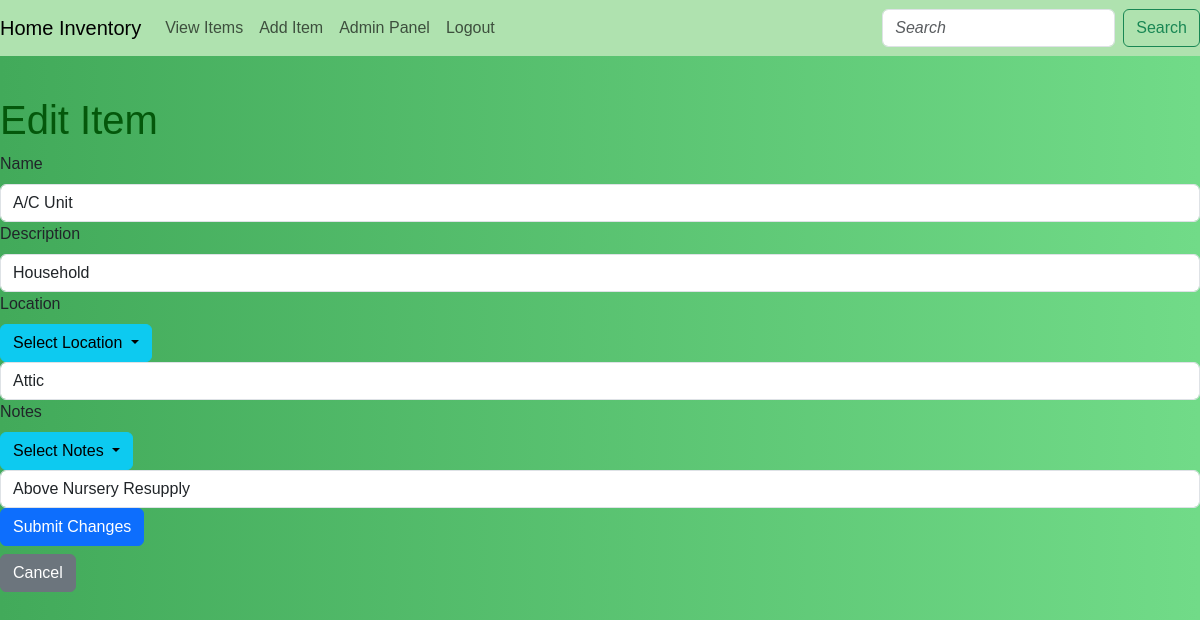
The page /edit/83 (signed in) on the database its author committed.
### app/models.py (models this page shows, shortened)
class Item(db.Model):
    id = db.Column(db.Integer, primary_key=True)
    name = db.Column(db.String(100), nullable=False)
    description = db.Column(db.String(200), nullable=True)
    location = db.Column(db.String(100), nullable=False)
    notes = db.Column(db.String, nullable=True)

### app/routes.py (the view, shortened to what this page needs)
@app.route('/edit/<int:item_id>', methods=['GET', 'POST'])
@login_required
@admin_required
def edit_item(item_id):
    item = Item.query.get_or_404(item_id)
    form = ItemForm(obj=item)
    locations = get_distinct_locations()
    return render_template('edit_item.html', form=form, locations=locations)

### app/forms.py
class ItemForm(FlaskForm):
    name = StringField('Name', validators=[DataRequired()])
    description = StringField('Description')
    location = StringField('Location', validators=[DataRequired()])
    notes = StringField('Notes')
    submit = SubmitField('Add Item')

### app/__init__.py (called while the page is built)
@login_manager.user_loader
def load_user(user_id):
    return models.User.query.get(int(user_id))

### app/routes.py (called while the page is built)
def get_distinct_locations():
    locations = Item.query.with_entities(Item.location).distinct().all()
    return [loc[0] for loc in locations]

### app/templates/edit_item.html (shortened to what this page needs)
{% extends "base.html" %}
{% block content %}
<h1>Edit Item</h1>
<form method="POST" action="" class="form">
   <div class="form-group">
    {{ form.name.label(class="form-label") }}<br>
    {{ form.name(class="form-control", size=32, placeholder="What is the name of the item?") }}
  </div>
  <div class="form-group">
    {{ form.description.label(class="form-label") }}<br>
    {{ form.description(class="form-control", size=32, placeholder="Anything specific about this item?") }}
  </div>
  <div class="form-group">
    {{ form.location.label(class="form-label") }}<br>
    <div class="dropdown">
      <button class="btn btn-info dropdown-toggle" type="button" id="dropdownMenuButton" data-bs-toggle="dropdown" aria-expanded="false">
        Select Location
      </button>
    {{ form.location(class="form-control", size=32, id="locationInput", placeholder="What room is this in?") }}
  </div>
  <div class="form-group">
    {{ form.notes.label(class="form-label") }}<br>
    <div class="dropdown">
      <button class="btn btn-info dropdown-toggle" type="button" id="notesDropdownButton" data-bs-toggle="dropdown" aria-expanded="false">
        Select Notes
      </button>
    </div>
    {{ form.notes(class="form-control", placeholder="Where in the room is this item?") }}
  </div>
  <div class="form-group">
    <button type="submit" class="btn btn-primary">Submit Changes</button>
  </div>
</form>
<a href="{{ url_for('view_items') }}" class="btn btn-secondary mt-2">Cancel</a>
{% endblock %}

### app/static/styles.css (style rules this page uses)
body { background: linear-gradient(to right, #42aa5a 0%, #71db88 100%); font-family: Arial, sans-serif; }
h1 { color: #04580b; margin-top: 1em; }
input::placeholder, textarea::placeholder { font-style: italic; font-size: 16px; }

### rows shown on the page
Item: name "A/C Unit", description "Household", location "Attic", notes "Above Nursery Resupply"
